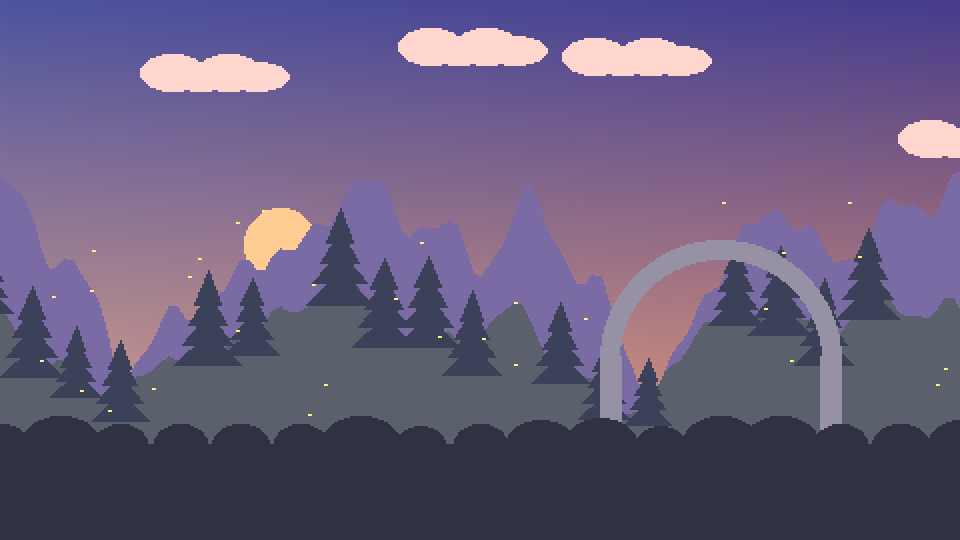
#> input picture assets/img/fondo_bosque_5.png, 960 x 540 px, found by its file name
$ python video.py
#> lines starting #> are read from the running program, lines starting #| are printed output that depends on the picture
# Cinemática de transición entre el Nivel 1 y el Nivel 2 (MP4 H.264 + AAC, recomendado por GDevelop).
import sys, math, random, subprocess; sys.path.insert(0, '/home/claude/epe/gen')
from PIL import Image, ImageDraw, ImageFont, ImageEnhance
import numpy as np
IMG = '/home/claude/epe/proyecto/assets/img/'; SND = '/home/claude/epe/proyecto/assets/snd/'
OUTV = '/home/claude/epe/proyecto/assets/video/transicion_nivel2.mp4'
W, H, FPS, DUR = 960, 540, 24, 9.0
F = lambda p: ImageFont.truetype('/usr/share/fonts/truetype/dejavu/DejaVuSerif-Bold.ttf', p)
bos = Image.open(IMG + 'fondo_bosque_5.png').convert('RGBA')
cue = Image.open(IMG + 'fondo_cueva_1.png').convert('RGBA')
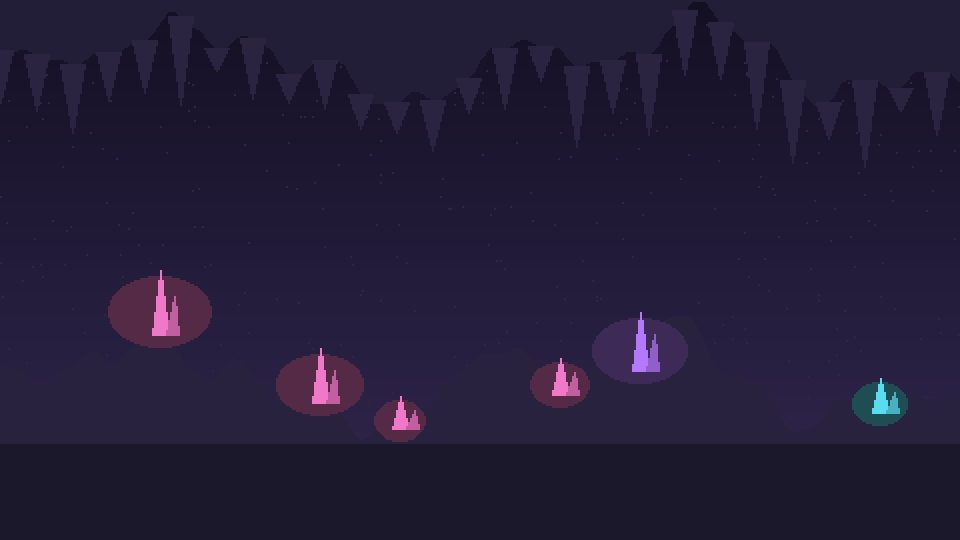
#> input picture assets/img/fondo_cueva_1.png, 960 x 540 px, found by its file name
portal = [Image.open(IMG + f'portal_abierto_{i}.png').resize((128, 192), Image.NEAREST) for i in range(1, 5)]
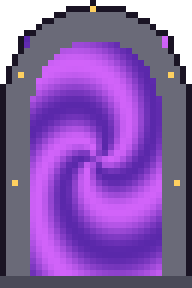
#> input picture assets/img/portal_abierto_1.png, 64 x 96 px, found by its file name (shown 3 times larger)
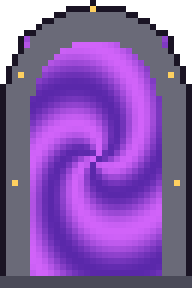
#> input picture assets/img/portal_abierto_2.png, 64 x 96 px, found by its file name (shown 3 times larger)
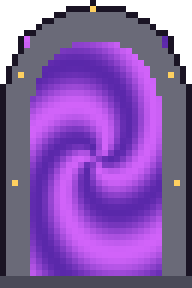
#> input picture assets/img/portal_abierto_3.png, 64 x 96 px, found by its file name (shown 3 times larger)
#> (the run stopped early here; a loop or call above may not have finished)
